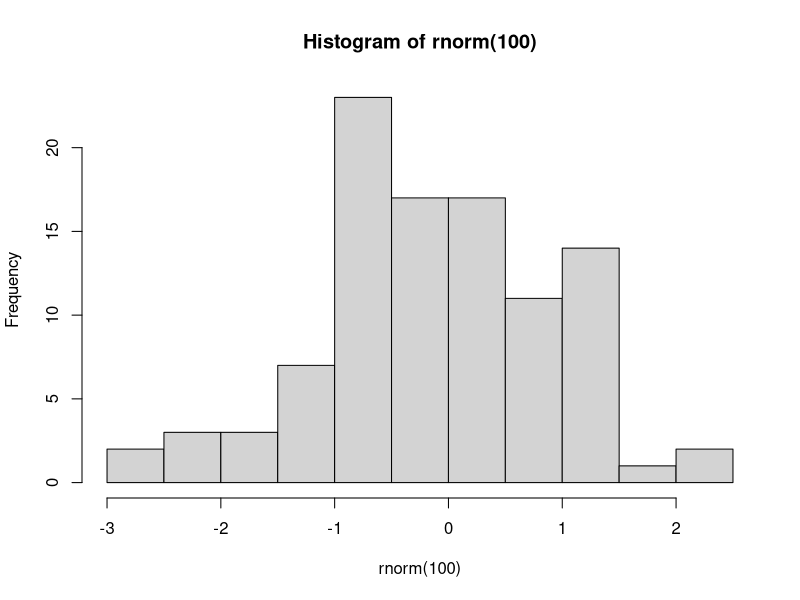

The R source for this figure:
## ---- chunk 1
#| include: false

# figure options
knitr::opts_chunk$set(
  fig.width = 10, fig.asp = 0.618,
  fig.retina = 3, dpi = 300, fig.align = "center"
)
## ---- chunk 2
#| echo: fenced

hist(rnorm(100))
